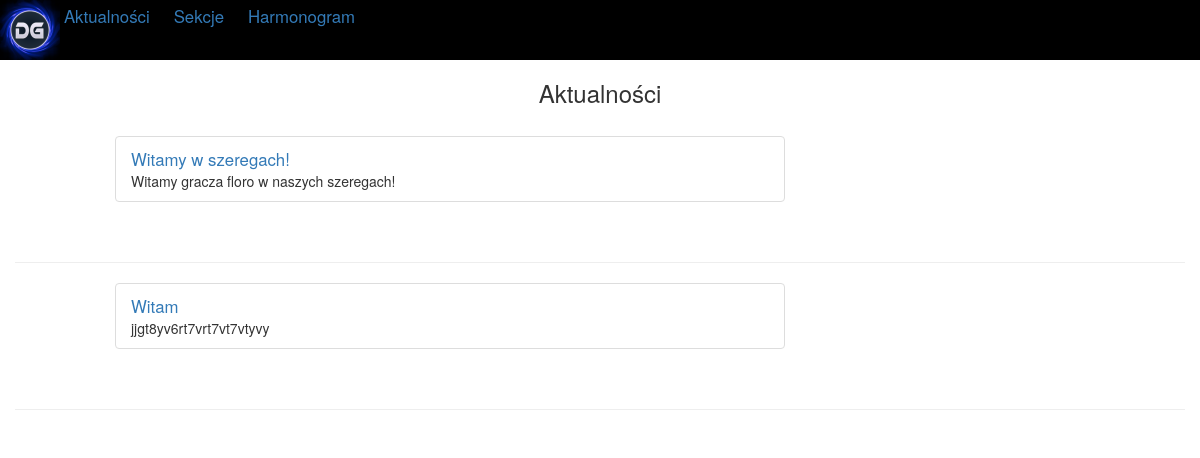
Before: / with the older database file.
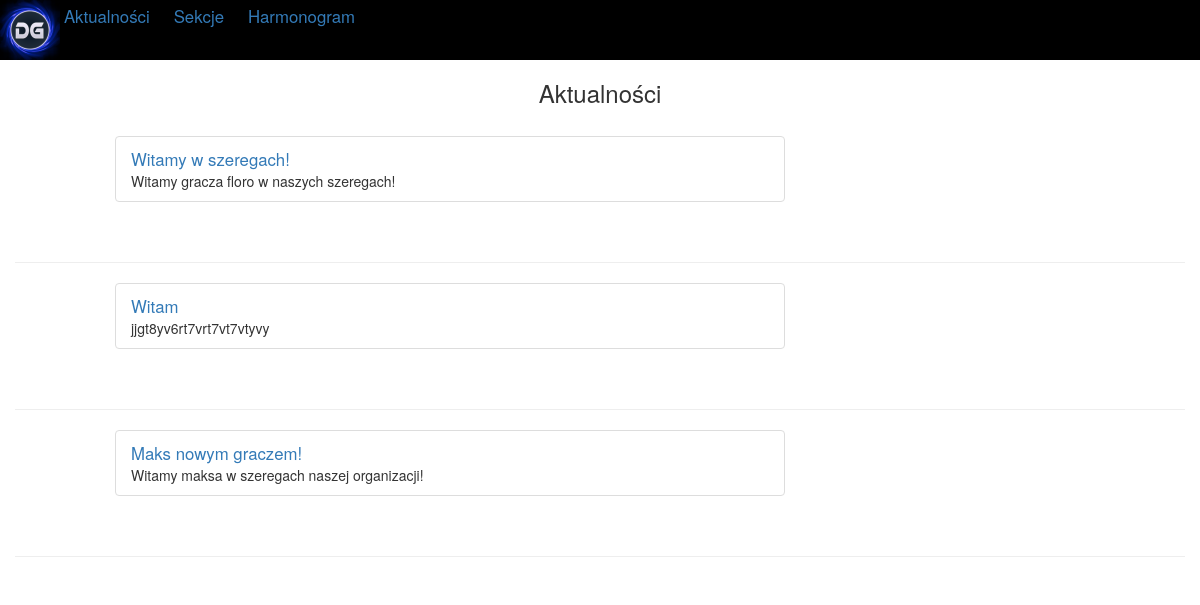
After: the same page with the newer database file.
### DruzynGaming/models.py (models this page shows, shortened)
class Post(models.Model):
    title = models.CharField(max_length=120, help_text='Tytuł')
    message = models.TextField(help_text="Treść")

### DruzynGaming/views.py (the view)
# urls.py: path('', views.IndexView.as_view(), name='aktualnosci'),
class IndexView(ListView):
 template_name='DruzynGaming/aktualnosci.html'
 context_object_name = 'post_list'
 def get_queryset(self):
  return Post.objects.all()

### templates/DruzynGaming/aktualnosci.html (shortened to what this page needs)
<!DOCTYPE html>
<html lang="en">
<head>
     {% load static %}
</head>
<body>
    <link rel="stylesheet" type="text/css" href="{%  static 'css/style.css' %}" >
<div id="nav">
<img src="{% static 'img/logo.png' %}">
<a href="{% url 'aktualnosci' %}"><span class="nav">Aktualności</span></a>
<a href="{% url 'sekcje' %}"><span class="nav">Sekcje</span></a>
<a href="{% url 'harmonogram' %}"><span class="nav">Harmonogram</span></a>
</div>
<div id="container">
<div class="container-fluid">
 <div class="row">
  <div class="col-md-1 col-xs-1 col-sm-1"></div>
   <div  class="col-md-10 col-xs-10 col-sm-10">
    <h3 class="round3" style="text-align:center;">Aktualności</h3>
  </div>
  <div class="col-md-1 col-xs-1 col-sm-1"></div>
 </div>
 <br/>
 {% for post in post_list %}
  <div class="row">
   <div class="col-md-1 col-xs-1 col-sm-1"></div>
   <div class="col-md-7 col-xs-7 col-sm-7">
    <ul class="list-group">
       <li class="list-group-item ">
           <a>{{ post.title }}</a><br>
           {{ post.message }}
    </li>
     </ul>
    <br>
   </div>
   <div class="col-md-1 col-xs-1 col-sm-1"></div>
  </div>
     <hr>
 {% endfor %}
</div>
</div>
</body>
</html>

Changed rows visible on the page:
added Post: title "Maks nowym graczem!", message "Witamy maksa w szeregach naszej organizacji!"
